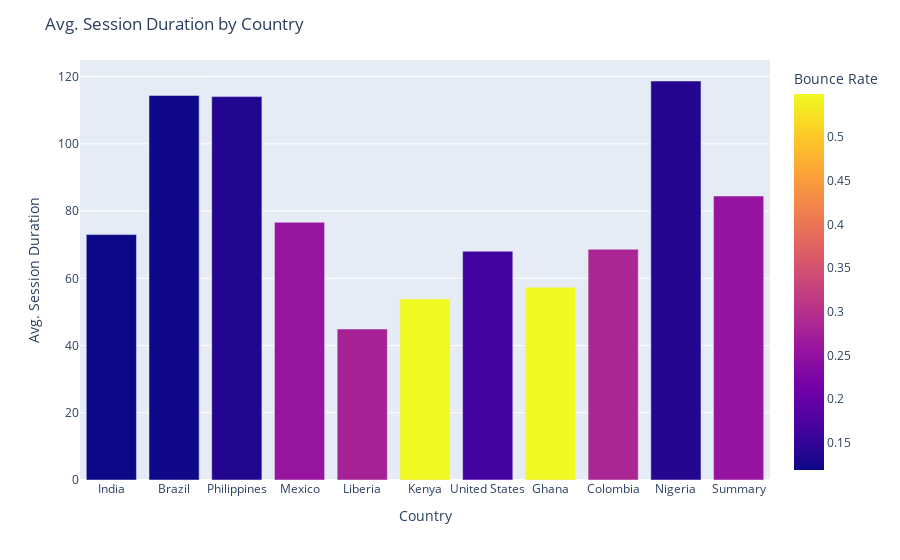

The notebook cell saved with this chart:
### Code cell
fig = px.bar(geography_data, x="Country", y="Avg. Session Duration", color="Bounce Rate", barmode="group",
             hover_data=["Users","New Users", "Sessions","Bounce Rate"])

fig.update_layout(yaxis_title="Avg. Session Duration", title="Avg. Session Duration by Country")
fig.show()

### Figure 1 — Plotly figure (JSON) as saved in the notebook; plotly's stock layout.template omitted (floating-point values rounded to 4 significant figures)
{"data": [{"alignmentgroup": "True", "customdata": [[172126, 173438, 213566, 0.1192], [106594, 105322, 142237, 0.1208], [99889, 97929, 128124, 0.1368], [90855, 89773, 124194, 0.2575], [60141, 59960, 60819, 0.2778], [57182, 55438, 106229, 0.5485], [53235, 53128, 63739, 0.164], [39207, 38807, 63474, 0.549], [39142, 39220, 53816, 0.2848], [37293, 36945, 49188, 0.1382], [1258775, 1243087, 1731168, 0.2551]], "hovertemplate": "Country=%{x}<br>Avg. Session Duration=%{y}<br>Users=%{customdata[0]}<br>New Users=%{customdata[1]}<br>Sessions=%{customdata[2]}<br>Bounce Rate=%{marker.color}<extra></extra>", "legendgroup": "", "marker": {"color": [0.1192, 0.1208, 0.1368, 0.2575, 0.2778, 0.5485, 0.164, 0.549, 0.2848, 0.1382, 0.2551], "coloraxis": "coloraxis", "pattern": {"shape": ""}}, "name": "", "offsetgroup": "", "orientation": "v", "showlegend": false, "textposition": "auto", "type": "bar", "x": ["India", "Brazil", "Philippines", "Mexico", "Liberia", "Kenya", "United States", "Ghana", "Colombia", "Nigeria", "Summary"], "xaxis": "x", "y": [73.01, 114.4, 114.1, 76.66, 44.91, 53.84, 68.06, 57.33, 68.66, 118.7, 84.47], "yaxis": "y"}], "layout": {"barmode": "group", "coloraxis": {"colorbar": {"title": {"text": "Bounce Rate"}}, "colorscale": [[0, "#0d0887"], [0.1111, "#46039f"], [0.2222, "#7201a8"], [0.3333, "#9c179e"], [0.4444, "#bd3786"], [0.5556, "#d8576b"], [0.6667, "#ed7953"], [0.7778, "#fb9f3a"], [0.8889, "#fdca26"], [1, "#f0f921"]]}, "legend": {"tracegroupgap": 0}, "margin": {"t": 60}, "title": {"text": "Avg. Session Duration by Country"}, "xaxis": {"anchor": "y", "domain": [0, 1], "title": {"text": "Country"}}, "yaxis": {"anchor": "x", "domain": [0, 1], "title": {"text": "Avg. Session Duration"}}}}
